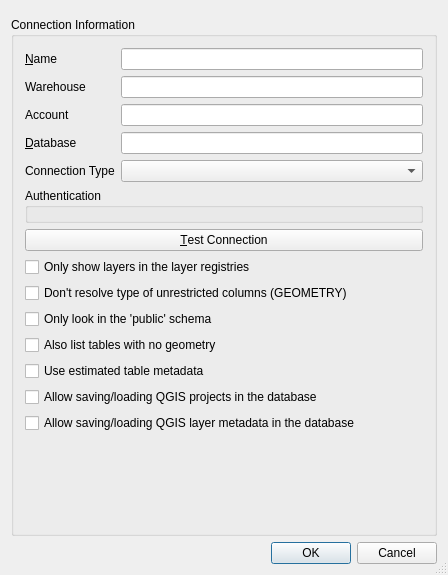
<?xml version="1.0" encoding="UTF-8"?>
<ui version="4.0">
 <class>QgsPgNewConnectionBase</class>
 <widget class="QDialog" name="QgsPgNewConnectionBase">
  <property name="geometry">
   <rect>
    <x>0</x>
    <y>0</y>
    <width>448</width>
    <height>575</height>
   </rect>
  </property>
  <property name="sizePolicy">
   <sizepolicy hsizetype="MinimumExpanding" vsizetype="MinimumExpanding">
    <horstretch>0</horstretch>
    <verstretch>0</verstretch>
   </sizepolicy>
  </property>
  <property name="windowTitle">
   <string>Create a New Snowflake Connection</string>
  </property>
  <property name="sizeGripEnabled">
   <bool>true</bool>
  </property>
  <property name="modal">
   <bool>true</bool>
  </property>
  <layout class="QVBoxLayout" name="verticalLayout_2">
   <item>
    <widget class="QgsMessageBar" name="bar" native="true"/>
   </item>
   <item>
    <widget class="QGroupBox" name="GroupBox1">
     <property name="title">
      <string>Connection Information</string>
     </property>
     <layout class="QVBoxLayout" name="verticalLayout">
      <item>
       <layout class="QGridLayout" name="gridLayout_2">
        <item row="4" column="0">
         <widget class="QLabel" name="TextLabel_connection_type">
          <property name="text">
           <string>Connection Type</string>
          </property>
          <property name="buddy">
           <cstring>cbxConnectionType</cstring>
          </property>
         </widget>
        </item>
        <item row="4" column="1">
         <widget class="QComboBox" name="cbxConnectionType"/>
        </item>
        <item row="1" column="0">
         <widget class="QLabel" name="TextLabel_warehouse">
          <property name="text">
           <string>Warehouse</string>
          </property>
          <property name="buddy">
           <cstring>txtWarehouse</cstring>
          </property>
         </widget>
        </item>
        <item row="0" column="0">
         <widget class="QLabel" name="TextLabel_name">
          <property name="text">
           <string>&amp;Name</string>
          </property>
          <property name="buddy">
           <cstring>txtName</cstring>
          </property>
         </widget>
        </item>
        <item row="3" column="1">
         <widget class="QLineEdit" name="txtDatabase"/>
        </item>
        <item row="2" column="1">
         <widget class="QLineEdit" name="txtAccount"/>
        </item>
        <item row="0" column="1">
         <widget class="QLineEdit" name="txtName">
          <property name="toolTip">
           <string>Name of the new connection</string>
          </property>
         </widget>
        </item>
        <item row="3" column="0">
         <widget class="QLabel" name="TextLabel_database">
          <property name="text">
           <string>&amp;Database</string>
          </property>
          <property name="buddy">
           <cstring>txtDatabase</cstring>
          </property>
         </widget>
        </item>
        <item row="2" column="0">
         <widget class="QLabel" name="TextLabel_Account">
          <property name="text">
           <string>Account</string>
          </property>
          <property name="buddy">
           <cstring>txtAccount</cstring>
          </property>
         </widget>
        </item>
        <item row="1" column="1">
         <widget class="QLineEdit" name="txtWarehouse"/>
        </item>
       </layout>
      </item>
      <item>
       <widget class="QGroupBox" name="mAuthGroupBox">
        <property name="title">
         <string>Authentication</string>
        </property>
        <layout class="QGridLayout" name="gridLayout">
         <property name="leftMargin">
          <number>6</number>
         </property>
         <property name="topMargin">
          <number>6</number>
         </property>
         <property name="rightMargin">
          <number>6</number>
         </property>
         <property name="bottomMargin">
          <number>6</number>
         </property>
         <item row="0" column="0">
          <widget class="QgsAuthSettingsWidget" name="mAuthSettings" native="true"/>
         </item>
        </layout>
       </widget>
      </item>
      <item>
       <widget class="QPushButton" name="btnConnect">
        <property name="text">
         <string>&amp;Test Connection</string>
        </property>
       </widget>
      </item>
      <item>
       <widget class="QCheckBox" name="cb_geometryColumnsOnly">
        <property name="toolTip">
         <string>Restrict the displayed tables to those that are in the layer registries.</string>
        </property>
        <property name="whatsThis">
         <string>Restricts the displayed tables to those that are found in the layer registries (geometry_columns, geography_columns, topology.layer). This can speed up the initial display of spatial tables.</string>
        </property>
        <property name="text">
         <string>Only show layers in the layer registries</string>
        </property>
       </widget>
      </item>
      <item>
       <widget class="QCheckBox" name="cb_dontResolveType">
        <property name="text">
         <string>Don't resolve type of unrestricted columns (GEOMETRY)</string>
        </property>
       </widget>
      </item>
      <item>
       <widget class="QCheckBox" name="cb_publicSchemaOnly">
        <property name="toolTip">
         <string>Restrict the search to the public schema for spatial tables not in the geometry_columns table</string>
        </property>
        <property name="whatsThis">
         <string>When searching for spatial tables that are not in the geometry_columns tables, restrict the search to tables that are in the public schema (for some databases this can save lots of time)</string>
        </property>
        <property name="text">
         <string>Only look in the 'public' schema</string>
        </property>
       </widget>
      </item>
      <item>
       <widget class="QCheckBox" name="cb_allowGeometrylessTables">
        <property name="text">
         <string>Also list tables with no geometry</string>
        </property>
        <property name="checked">
         <bool>false</bool>
        </property>
       </widget>
      </item>
      <item>
       <widget class="QCheckBox" name="cb_useEstimatedMetadata">
        <property name="toolTip">
         <string>Use estimated table statistics for the layer metadata.</string>
        </property>
        <property name="whatsThis">
         <string>&lt;html&gt;
&lt;body&gt;
&lt;p&gt;When the layer is setup various metadata is required for the PostGIS table. This includes information such as the table row count, geometry type and spatial extents of the data in the geometry column. If the table contains a large number of rows determining this metadata is time consuming.&lt;/p&gt;
&lt;p&gt;By activating this option the following fast table metadata operations are done:&lt;/p&gt;
&lt;p&gt;1) Row count is determined from results of running the PostgreSQL Analyze function on the table.&lt;/p&gt;
&lt;p&gt;2) Table extents are always determined with the estimated_extent PostGIS function even if a layer filter is applied.&lt;/p&gt;
&lt;p&gt;3) If the table geometry type is unknown and is not exclusively taken from the geometry_columns table, then it is determined from the first 100 non-null geometry rows in the table.&lt;/p&gt;
&lt;/body&gt;
&lt;/html&gt;</string>
        </property>
        <property name="text">
         <string>Use estimated table metadata</string>
        </property>
       </widget>
      </item>
      <item>
       <widget class="QCheckBox" name="cb_projectsInDatabase">
        <property name="text">
         <string>Allow saving/loading QGIS projects in the database</string>
        </property>
       </widget>
      </item>
      <item>
       <widget class="QCheckBox" name="cb_metadataInDatabase">
        <property name="text">
         <string>Allow saving/loading QGIS layer metadata in the database</string>
        </property>
       </widget>
      </item>
      <item>
       <spacer name="verticalSpacer">
        <property name="orientation">
         <enum>Qt::Vertical</enum>
        </property>
        <property name="sizeHint" stdset="0">
         <size>
          <width>20</width>
          <height>0</height>
         </size>
        </property>
       </spacer>
      </item>
     </layout>
    </widget>
   </item>
   <item>
    <widget class="QDialogButtonBox" name="buttonBox">
     <property name="standardButtons">
      <set>QDialogButtonBox::Cancel|QDialogButtonBox::Ok</set>
     </property>
    </widget>
   </item>
  </layout>
 </widget>
 <layoutdefault spacing="6" margin="11"/>
 <customwidgets>
  <customwidget>
   <class>QgsAuthSettingsWidget</class>
   <extends>QWidget</extends>
   <header>qgsauthsettingswidget.h</header>
   <container>1</container>
  </customwidget>
  <customwidget>
   <class>QgsMessageBar</class>
   <extends>QWidget</extends>
   <header>qgsmessagebar.h</header>
   <container>1</container>
  </customwidget>
 </customwidgets>
 <tabstops>
  <tabstop>txtName</tabstop>
  <tabstop>txtWarehouse</tabstop>
  <tabstop>txtAccount</tabstop>
  <tabstop>txtDatabase</tabstop>
  <tabstop>btnConnect</tabstop>
  <tabstop>cb_geometryColumnsOnly</tabstop>
  <tabstop>cb_dontResolveType</tabstop>
  <tabstop>cb_publicSchemaOnly</tabstop>
  <tabstop>cb_allowGeometrylessTables</tabstop>
  <tabstop>cb_useEstimatedMetadata</tabstop>
  <tabstop>cb_projectsInDatabase</tabstop>
 </tabstops>
 <resources/>
 <connections>
  <connection>
   <sender>buttonBox</sender>
   <signal>rejected()</signal>
   <receiver>QgsPgNewConnectionBase</receiver>
   <slot>reject()</slot>
   <hints>
    <hint type="sourcelabel">
     <x>313</x>
     <y>501</y>
    </hint>
    <hint type="destinationlabel">
     <x>451</x>
     <y>312</y>
    </hint>
   </hints>
  </connection>
  <connection>
   <sender>buttonBox</sender>
   <signal>accepted()</signal>
   <receiver>QgsPgNewConnectionBase</receiver>
   <slot>accept()</slot>
   <hints>
    <hint type="sourcelabel">
     <x>395</x>
     <y>501</y>
    </hint>
    <hint type="destinationlabel">
     <x>450</x>
     <y>287</y>
    </hint>
   </hints>
  </connection>
 </connections>
</ui>
